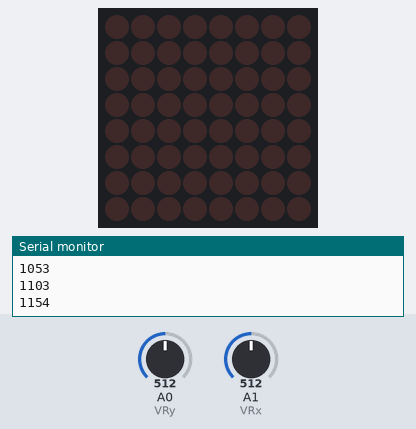
Recording of a sketch running on a simulated Arduino Mega 2560, built with avr-gcc and run on an emulated ATmega2560. Parts: 8×8 LED matrix, the last lines printed to the serial monitor. The test bench sets the inputs (shaded band); at power-on: A1 (VRx) = 512, A0 (VRy) = 512. Random numbers use the default seed unless the sketch sets one.

Above: at 1.2 s.
1.3 s: A1 (VRx) set to 306
4.3 s: A0 (VRy) set to 475
7.3 s: A0 (VRy) set to 454
10.3 s: A0 (VRy) set to 511
At 11.7 s:
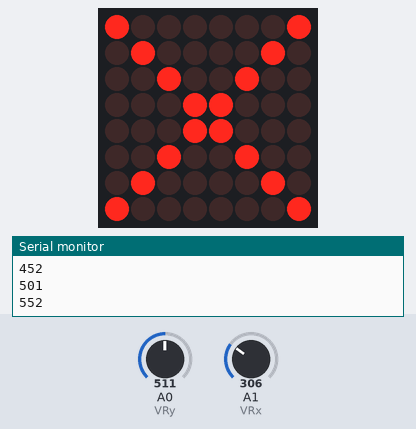
13.3 s: A1 (VRx) set to 716
At 19.9 s:
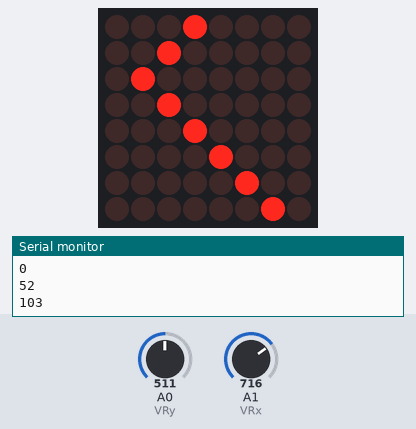
Timing chart, 0 to 21.4 s (numbered marks = the images above; inputs shaded):
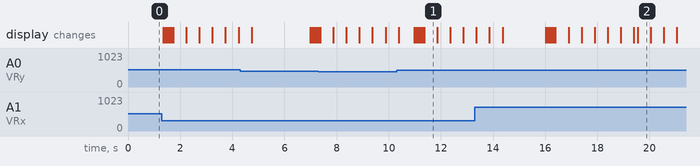

Measured:
- what the display in image 1 shows lasts 0.5 s, from 11.4 s to 11.9 s

The sketch:

ultrasonicCode.ino
```cpp
#include "LedControl.h"

// Ultrasonic Sensor
int trigPin = 41;    // Trigger
int echoPin = 40;    // Echo
float cm, lastCM;
int period = 1000;
int error = 500;
int eqlDist = 10;
int initOscCt = 5;
int curOscCt = initOscCt;
unsigned long lastMillis, lastPMillis;
int curDelta;
bool passedOsc;

// Joystick
int VRy = A0;
int VRx = A1;
int xPosition = 0;
int yPosition = 0;
short pos[] = {0, 0};
bool walls[8][8];

// Dot Matrix
LedControl lc = LedControl(11,13,12,1); // Pins: DIN,CLK,CS, # of displays connected

void setup() {
  // Serial Port begin
  Serial.begin (9600);
  // Define inputs and outputs
  pinMode(trigPin, OUTPUT);
  pinMode(echoPin, INPUT);
  pinMode(VRx, INPUT);
  pinMode(VRy, INPUT);

  passedOsc = false;
  resetOsc();
  resetMatrix();
}

void resetOsc() {
  // Reset all Osc variables
  curOscCt = initOscCt;
  lastCM = 0;
  lastMillis = 0;
  curDelta = 0;
  lastPMillis = 0;
}

void resetMatrix() {
  pos[0] = 0;
  pos[1] = 0;
  lc.shutdown(0,false);  // Wake up display
  lc.setIntensity(0,5);  // Set intensity level
  lc.clearDisplay(0);  // Clear Display
}

bool runOsc() {
  // Call from main loop; returns whether it has passed the ultrasonic challenge

  // The sensor is triggered by a HIGH pulse of 10 or more microseconds.
  // Give a short LOW pulse beforehand to ensure a clean HIGH pulse:
  digitalWrite(trigPin, LOW);
  delayMicroseconds(5);
  digitalWrite(trigPin, HIGH);
  delayMicroseconds(10);
  digitalWrite(trigPin, LOW);

  // Read the signal from the sensor: a HIGH pulse whose
  // duration is the time (in microseconds) from the sending
  // of the ping to the reception of its echo off of an object.
  pinMode(echoPin, INPUT);

  // Convert the time into a distance
  cm = (pulseIn(echoPin, HIGH)/2) / 29.1;     // Divide by 29.1 or multiply by 0.0343

  curDelta = millis() - lastPMillis;

  if (cm > eqlDist && lastCM < eqlDist || cm < eqlDist && lastCM > eqlDist) {
    lastPMillis = millis();
    if (curDelta > period - error && curDelta < period + error) {
      curOscCt -= 1;
    }
    else {
      curOscCt = initOscCt;
    }
  }

  //Serial.print(cm);
  //Serial.print("cm ");
  //Serial.print(curOscCt);
  //Serial.println();
  lastCM = cm;


  return curOscCt <= 0;
}

void loop() {
  lastMillis = millis();
  //passedOsc = runOsc();
  getJoystick(VRx, VRy, xPosition, yPosition, pos, lc, walls);

  //delay to exactly 100 ms
  delay(min(50 - (millis() - lastMillis),50));
}
```

joystick.ino
```cpp
#include "LedControl.h"
short wallC = 10;
short wallCMax = 14;
short wallMC = 10;
short wallMCMax = 13;
unsigned long startMillis = 0;
bool newWall[8];
bool b = false;
long frameboi = 0;

byte X[] =
{
  B10000001,
  B01000010,
  B00100100,
  B00011000,
  B00011000,
  B00100100,
  B01000010,
  B10000001
};

byte check[] =
{
  B00010000,
  B00100000,
  B01000000,
  B00100000,
  B00010000,
  B00001000,
  B00000100,
  B00000010
};

void getJoystick(int VRx, int VRy, int xPos, int yPos, short pos[], LedControl lc, bool walls[8][8]) {
  frameboi++;
  xPos = map(analogRead(VRx), 0, 1023, -512, 512);
  yPos = map(analogRead(VRy), 0, 1023, -512, 512);

  if (abs(xPos) < 5) {xPos = 0;}
  if (abs(yPos) < 5) {yPos = 0;}

  xPos = scaleInput(xPos);
  yPos = scaleInput(yPos);
  pos[0] = max(0, min(7, xPos + pos[0]));
  pos[1] = max(0, min(7, yPos + pos[1]));

  wallMC--;
  if (wallMC <= 10 || getDelta() > 5000 && wallMC <= 11) {
    wallMC = wallMCMax;

    for (int i = 0; i < 8; i++) {
      newWall[i] = false;
    }
    wallC--;

    if (wallC <= 10) {
      generateWall(newWall);
      wallC = wallCMax;
    }

    // move walls
    for (int i = 7; i >= 0; i--) {
      for (int j = 0; j < 8; j++) {
        if (i == 0) {
          walls[i][j] = newWall[j];
          //Serial.print(newWall[j]);
        }
        else {
          walls[i][j] = walls[i-1][j];
        }
      }
    }

  }

  drawScreen(pos, walls, lc);
  if (walls[7-pos[0]][7-pos[1]]) {
    for (int i = 0; i < 5; i++) {
      lc.setLed(0, pos[1], pos[0], b);
      b = !b;
      delay(75);
    }
    for (int j = 0; j < 3; j++) {
      for (int i = 0; i < 8; i++)
      {
        lc.setRow(0,i,X[i]);
      }
      delay(500);
      lc.clearDisplay(0);
      delay(500);
    }
    reset(lc, walls);
  }
  if (getDelta() > 10000) {
    for (int j = 0; j < 3; j++) {
      for (int i = 0; i < 8; i++)
      {
        lc.setRow(0,i,check[i]);
      }
      delay(500);
      lc.clearDisplay(0);
      delay(500);
    }
    reset(lc, walls);
    return true;
  }
  Serial.println(getDelta());
  return false;

}

void drawScreen(short pos[], bool walls[8][8], LedControl lc) {
  lc.clearDisplay(0);
  for (int i = 0; i < 8; i++) {
    for (int j = 0; j < 8; j++) {
      if (walls[i][j]) {
        lc.setLed(0, 7-j, 7-i, true);
      }
    }
  }
  lc.setLed(0, pos[1], pos[0], b);
  b = !b;
}

void generateWall(bool wall[8]) {
  int lower = 2;
  if (getDelta() > 2500) {lower = 3;}
  if (getDelta() > 7500) {lower = 4;}
  int numWalls = random(lower, 6);
  int center = random(0,7);
  for (int i = 0; i < 8; i++) {
    wall[i] = false;
  }
  for (int i = 0; i < numWalls; i++) {
    wall[center] = true;
    center++;
  }
}

int scaleInput(int toScale) {
  if (abs(toScale) > 50) {return -1*sign(toScale);}
  return 0;
}

int sign(int x) {
    return (x > 0) - (x < 0);
}

void reset(LedControl lc, bool walls[8][8]) {
  lc.clearDisplay(0);
  for(int i = 0; i < 8; i++)
  {
    for (int j = 0; j < 8; j++) {
      walls[i][j] = false;
    }
  }
  startMillis = millis();
}

long getDelta() {
  return (millis() - startMillis);
}
```
